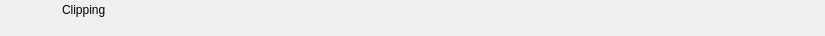
<?xml version="1.0" encoding="UTF-8"?>
<ui version="4.0">
 <class>RundownClipWidget</class>
 <widget class="QWidget" name="RundownClipWidget">
  <property name="geometry">
   <rect>
    <x>0</x>
    <y>0</y>
    <width>825</width>
    <height>36</height>
   </rect>
  </property>
  <layout class="QHBoxLayout" name="horizontalLayout">
   <property name="spacing">
    <number>0</number>
   </property>
   <property name="margin">
    <number>0</number>
   </property>
   <item>
    <widget class="QFrame" name="frameItem">
     <property name="sizePolicy">
      <sizepolicy hsizetype="Preferred" vsizetype="Fixed">
       <horstretch>0</horstretch>
       <verstretch>0</verstretch>
      </sizepolicy>
     </property>
     <property name="minimumSize">
      <size>
       <width>0</width>
       <height>36</height>
      </size>
     </property>
     <widget class="QLabel" name="labelIcon">
      <property name="geometry">
       <rect>
        <x>22</x>
        <y>2</y>
        <width>32</width>
        <height>32</height>
       </rect>
      </property>
      <property name="text">
       <string/>
      </property>
      <property name="pixmap">
       <pixmap resource="../Widgets.qrc">:/Graphics/Images/Clip.png</pixmap>
      </property>
      <property name="scaledContents">
       <bool>true</bool>
      </property>
     </widget>
     <widget class="QLabel" name="labelChannel">
      <property name="geometry">
       <rect>
        <x>0</x>
        <y>0</y>
        <width>0</width>
        <height>0</height>
       </rect>
      </property>
      <property name="text">
       <string></string>
      </property>
     </widget>
     <widget class="QLabel" name="labelLabel">
      <property name="geometry">
       <rect>
        <x>62</x>
        <y>2</y>
        <width>5000</width>
        <height>16</height>
       </rect>
      </property>
      <property name="text">
       <string>Clipping</string>
      </property>
     </widget>
     <widget class="QLabel" name="labelVideolayer">
      <property name="geometry">
       <rect>
        <x>140</x>
        <y>19</y>
        <width>40</width>
        <height>16</height>
       </rect>
      </property>
      <property name="text">
       <string></string>
      </property>
     </widget>
     <widget class="QLabel" name="labelColor">
      <property name="geometry">
       <rect>
        <x>0</x>
        <y>0</y>
        <width>18</width>
        <height>36</height>
       </rect>
      </property>
      <property name="text">
       <string/>
      </property>
     </widget>
     <widget class="QLabel" name="labelGroupColor">
      <property name="geometry">
       <rect>
        <x>0</x>
        <y>0</y>
        <width>6</width>
        <height>36</height>
       </rect>
      </property>
      <property name="text">
       <string/>
      </property>
     </widget>
     <widget class="QLabel" name="labelDevice">
      <property name="geometry">
       <rect>
        <x>62</x>
        <y>19</y>
        <width>75</width>
        <height>16</height>
       </rect>
      </property>
      <property name="text">
       <string></string>
      </property>
     </widget>
     <widget class="QLabel" name="labelDelay">
      <property name="geometry">
       <rect>
        <x>185</x>
        <y>19</y>
        <width>55</width>
        <height>16</height>
       </rect>
      </property>
      <property name="text">
       <string></string>
      </property>
     </widget>
     <widget class="QLabel" name="labelRemoteTriggerId">
      <property name="geometry">
       <rect>
        <x>245</x>
        <y>19</y>
        <width>70</width>
        <height>16</height>
       </rect>
      </property>
      <property name="text">
       <string></string>
      </property>
     </widget>
    </widget>
   </item>
   <item>
    <widget class="QFrame" name="frameStatus">
     <property name="minimumSize">
      <size>
       <width>77</width>
       <height>0</height>
      </size>
     </property>
     <property name="maximumSize">
      <size>
       <width>77</width>
       <height>16777215</height>
      </size>
     </property>
     <widget class="QLabel" name="labelGpiConnected">
      <property name="geometry">
       <rect>
        <x>1</x>
        <y>2</y>
        <width>32</width>
        <height>32</height>
       </rect>
      </property>
      <property name="minimumSize">
       <size>
        <width>32</width>
        <height>32</height>
       </size>
      </property>
      <property name="maximumSize">
       <size>
        <width>32</width>
        <height>32</height>
       </size>
      </property>
      <property name="lineWidth">
       <number>0</number>
      </property>
      <property name="text">
       <string/>
      </property>
      <property name="pixmap">
       <pixmap resource="../Widgets.qrc">:/Graphics/Images/GpiConnected.png</pixmap>
      </property>
      <property name="scaledContents">
       <bool>true</bool>
      </property>
     </widget>
     <widget class="QLabel" name="labelDisconnected">
      <property name="geometry">
       <rect>
        <x>32</x>
        <y>2</y>
        <width>32</width>
        <height>32</height>
       </rect>
      </property>
      <property name="minimumSize">
       <size>
        <width>32</width>
        <height>32</height>
       </size>
      </property>
      <property name="maximumSize">
       <size>
        <width>32</width>
        <height>32</height>
       </size>
      </property>
      <property name="text">
       <string/>
      </property>
      <property name="pixmap">
       <pixmap resource="../Widgets.qrc">:/Graphics/Images/Disconnected.png</pixmap>
      </property>
      <property name="scaledContents">
       <bool>true</bool>
      </property>
     </widget>
     <widget class="QLabel" name="labelActiveColor">
      <property name="geometry">
       <rect>
        <x>69</x>
        <y>0</y>
        <width>8</width>
        <height>36</height>
       </rect>
      </property>
      <property name="minimumSize">
       <size>
        <width>8</width>
        <height>36</height>
       </size>
      </property>
      <property name="maximumSize">
       <size>
        <width>8</width>
        <height>36</height>
       </size>
      </property>
      <property name="text">
       <string/>
      </property>
     </widget>
    </widget>
   </item>
  </layout>
 </widget>
 <resources>
  <include location="../Widgets.qrc"/>
 </resources>
 <connections/>
 <slots>
  <slot>addToCombo()</slot>
 </slots>
</ui>
